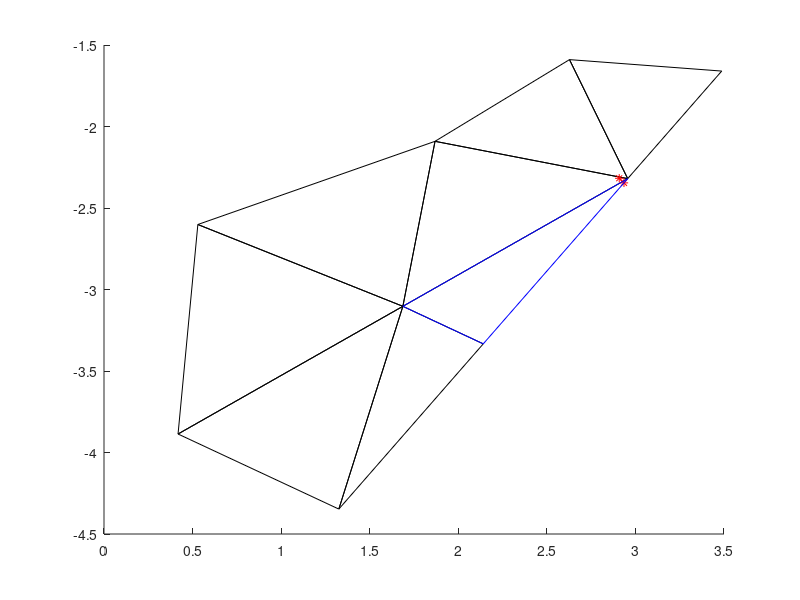

Reproduce this figure in MATLAB.
clc;
close all;
clear all;
Trajectory = [	2.935369003019592692993455784745, -2.345783909633889052770427952055
	2.908520000000000216289208765374, -2.317600000000000104449782156735];

Nodes = [% ParticleID: 587, neighboring elementID: 10826, fracID: 58:
	1.687137718547782494482589754625, -3.103163235365630878703768757987
	2.956274559019663961123569606571, -2.319792750866472186288547163713
	1.868715640541841471744533009769, -2.090865832087615228118693266879
% ParticleID: 587, neighboring elementID: 10869, fracID: 58:
	1.687137718547782494482589754625, -3.103163235365630878703768757987
	1.868715640541841471744533009769, -2.090865832087615228118693266879
	0.529799318577021005616245474812, -2.601294285837996600463384311297
% ParticleID: 587, neighboring elementID: 10914, fracID: 58:
	0.418000878075931614485938325743, -3.886533719864846858627061010338
	1.687137718547782494482589754625, -3.103163235365630878703768757987
	0.529799318577021005616245474812, -2.601294285837996600463384311297
% ParticleID: 587, neighboring elementID: 10921, fracID: 58:
	1.868715640541841471744533009769, -2.090865832087615228118693266879
	2.956274559019663961123569606571, -2.319792750866472186288547163713
	2.627802336598911825404911724036, -1.589699784259942738628978986526
% ParticleID: 587, neighboring elementID: 10925, fracID: 58:
	2.956274559019663961123569606571, -2.319792750866472186288547163713
	3.487043747708560736953131709015, -1.659905673382432889084725502471
	2.627802336598911825404911724036, -1.589699784259942738628978986526
% ParticleID: 587, neighboring elementID: 10988, fracID: 58:
	1.687137718547782494482589754625, -3.103163235365630878703768757987
	0.418000878075931614485938325743, -3.886533719864846858627061010338
	1.325641191014091724298396002268, -4.347103134724975781466582702706
% ParticleID: 587, neighboring elementID: 10989, fracID: 58:
	2.140957875016876066354143404169, -3.333447942795725982279009258491
	1.687137718547782494482589754625, -3.103163235365630878703768757987
	1.325641191014091724298396002268, -4.347103134724975781466582702706
    ];

Triangles = [1:size(Nodes, 1)];
Triangles = reshape(Triangles, 3, size(Nodes, 1) / 3);
Triangles = Triangles';

Nodes_p = [1.687137718547782494482589754625, -3.103163235365630878703768757987
	2.140957875016876066354143404169, -3.333447942795725982279009258491
	2.956274559019663961123569606571, -2.319792750866472186288547163713];
Triangles_p = [1:size(Nodes_p, 1)];
Triangles_p = reshape(Triangles_p, 3, size(Nodes_p, 1) / 3);
Triangles_p = Triangles_p';

figure(1)
patch('Vertices', Nodes, 'Faces', Triangles, 'FaceVertexCData', zeros(size(Nodes, 1), 1), 'FaceColor', ...
    'interp', 'EdgeAlpha', 1, 'facealpha', 0); hold on
plot(Trajectory(:, 1), Trajectory(:, 2), '*-r'); hold on
patch('Vertices', Nodes_p, 'Faces', Triangles_p, 'FaceVertexCData', zeros(size(Nodes_p, 1), 1), 'FaceColor', ...
    'interp', 'EdgeAlpha', 1, 'facealpha', 0, 'edgecolor', 'b'); hold on
